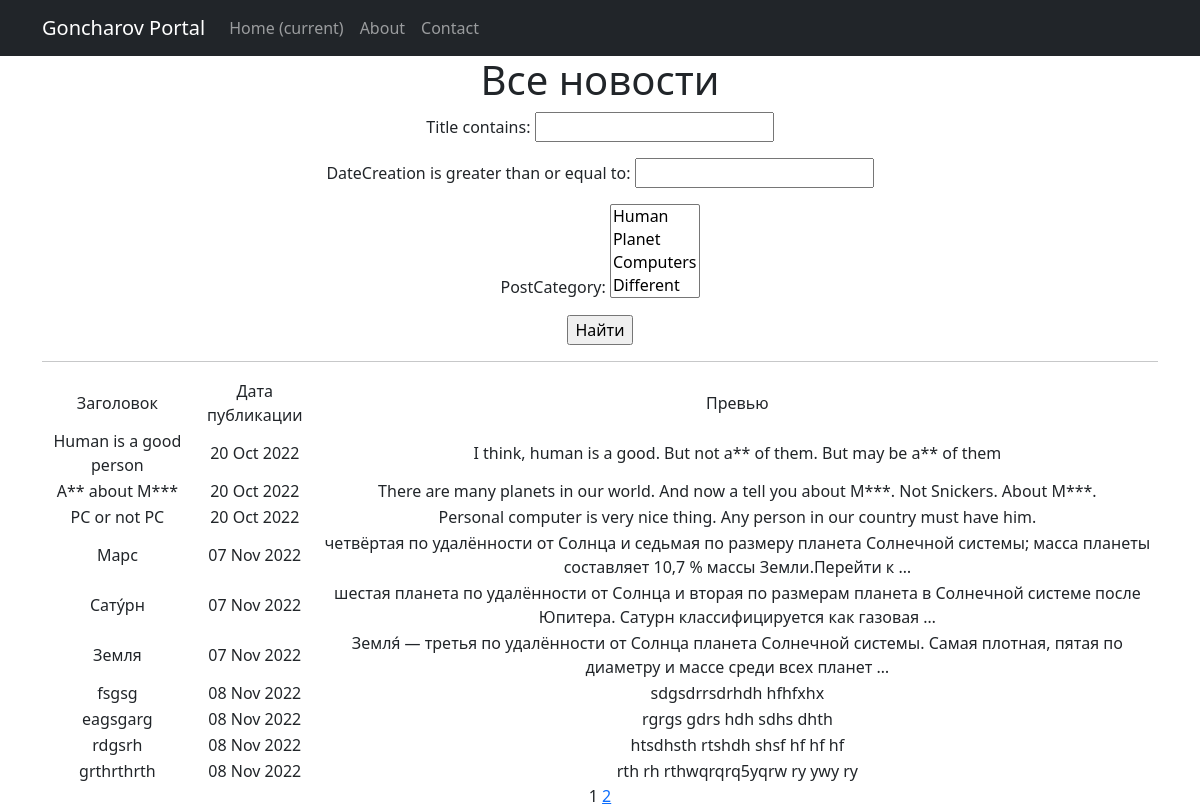
The app's page /news/search/ with its own data.
### news/models.py (models this page shows, shortened)
class Post(models.Model):
    author = models.ForeignKey(Author, on_delete = models.CASCADE)
    NEWS = 'NW'
    ARTICLE = 'AR'
    CATEGORY_CHOICES = (
        (NEWS, 'Новость'),
        (ARTICLE, 'Статья')
    )
    categoryType = models.CharField(max_length=2, choices=CATEGORY_CHOICES, default=NEWS)
    dateCreation = models.DateTimeField(auto_now = True)
    postCategory = models.ManyToManyField(Category, through = 'PostCategory')
    title = models.CharField(max_length = 255, unique=True)
    text = models.TextField()
    rating = models.SmallIntegerField(default = 0)
    class Meta:
        verbose_name= 'Новость'
        verbose_name_plural='Новости'

### news/views.py (the view)
# urls.py: path('search/', PostSearch.as_view(), name='post_search'),
class PostSearch(ListView):
    model = Post
    ordering = ['dateCreation']
    template_name = 'search.html'
    context_object_name = 'news'
    paginate_by = 10
    form_class = PostForm
    def get_queryset(self):
        queryset = super().get_queryset()
        self.filterset = PostFilter(self.request.GET, queryset)
        return self.filterset.qs
    def get_context_data(self, **kwargs):
        context = super().get_context_data(**kwargs)
        context['filterset'] = self.filterset
        return context

### news/models.py (called while the page is built)
    def __str__(self):
        return self.name_category

### news/templatetags/custom_tags.py (called while the page is built)
@register.simple_tag(takes_context=True)
def url_replace(context, **kwargs):
   d = context['request'].GET.copy()
   for k, v in kwargs.items():
       d[k] = v
   return d.urlencode()

### news/templatetags/my_filters.py (called while the page is built)
@register.filter()
def bad_language(text:str):
   DIC_WORDS = [
      'редиска',
      'козел',
      'свинья',
      'all',
      'mars',
      'Редиска',
      'Козел',
      'Свинья',
      'All',
      'Mars',
   ]
   for word in DIC_WORDS:
      if word in text:
            text = text.replace(word, word[0]+'*'*(len(word)-1))
   return text

### templates/search.html (shortened to what this page needs)
{% extends 'flatpages/default.html' %}
{% load my_filters %}
{% load custom_tags %}
{% block content %}
   <h1>Все новости</h1>
   <form action="" method="get">
       {{ filterset.form.as_p }}
       <input type="submit" value="Найти" />
   </form>
   <hr>
   {% if news %}
       <table>
           <tr>
               <td>Заголовок</td>
               <td>Дата публикации</td>
               <td>Превью</td>
           </tr>
           {% for post in news %}
           <tr>
               <td>{{ post.title| bad_language }}</td>
               <td>{{ post.dateCreation| date:'d M Y' }}</td>
               <td>{{ post.text| truncatewords:20 | bad_language }}</td>
           </tr>
           {% endfor %}
       </table>
   {% else %}
       <h2>Новостей нет!</h2>
   {% endif %}
   {{ page_obj.number }}
   {% if page_obj.has_next %}
       <a href="?{% url_replace page=page_obj.next_page_number %}">{{ page_obj.next_page_number }}</a>
   {% endif %}
{% endblock content %}

### records on screen
Post: title|bad_language "Human is a good person", dateCreation "20 Oct 2022", text|bad_language "I think, human is a good. But not a** of them. But may be a** of them"
Post: title|bad_language "A** about M***", dateCreation "20 Oct 2022", text|bad_language "There are many planets in our world. And now a tell you about M***. Not Snickers. About M***."
Post: title|bad_language "PC or not PC", dateCreation "20 Oct 2022", text|bad_language "Personal computer is very nice thing. Any person in our country must have him."
Post: title|bad_language "Марс", dateCreation "07 Nov 2022", text|bad_language "четвёртая по удалённости от Солнца и седьмая по размеру планета Солнечной системы; масса планеты составляет 10,7 % массы Земли.Перейти к …"
Post: title|bad_language "Сату́рн", dateCreation "07 Nov 2022", text|bad_language "шестая планета по удалённости от Солнца и вторая по размерам планета в Солнечной системе после Юпитера. Сатурн классифицируется как газовая …"
Post: title|bad_language "Земля", dateCreation "07 Nov 2022", text|bad_language "Земля́ — третья по удалённости от Солнца планета Солнечной системы. Самая плотная, пятая по диаметру и массе среди всех планет …"
Post: title|bad_language "fsgsg", dateCreation "08 Nov 2022", text|bad_language "sdgsdrrsdrhdh hfhfxhx"
Post: title|bad_language "eagsgarg", dateCreation "08 Nov 2022", text|bad_language "rgrgs gdrs hdh sdhs dhth"
Post: title|bad_language "rdgsrh", dateCreation "08 Nov 2022", text|bad_language "htsdhsth rtshdh shsf hf hf hf"
Post: title|bad_language "grthrthrth", dateCreation "08 Nov 2022", text|bad_language "rth rh rthwqrqrq5yqrw ry ywy ry"

### other values on screen
{{ page_obj.number }} "1"
{{ page_obj.next_page_number }} "2"
